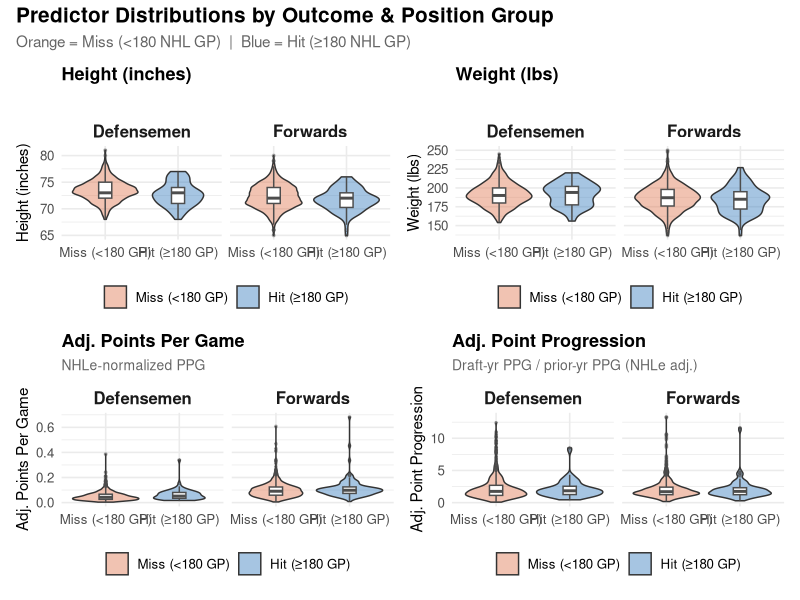
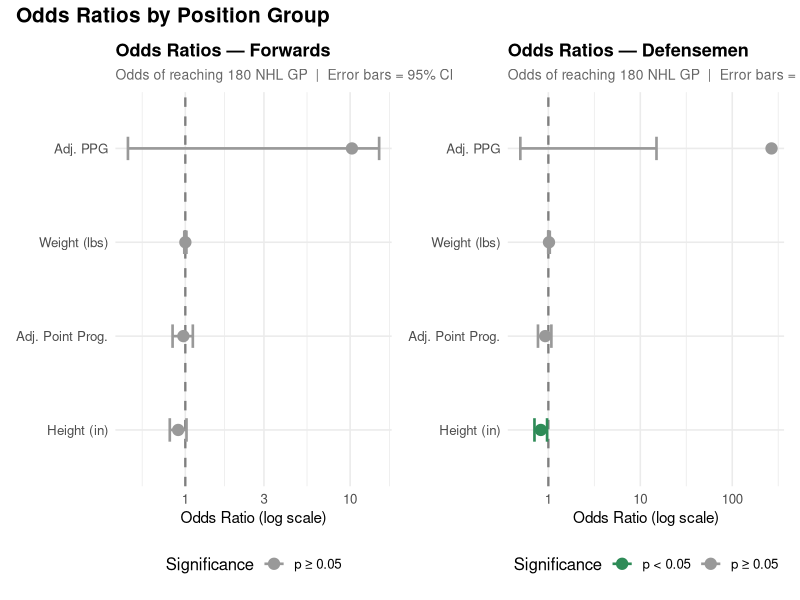
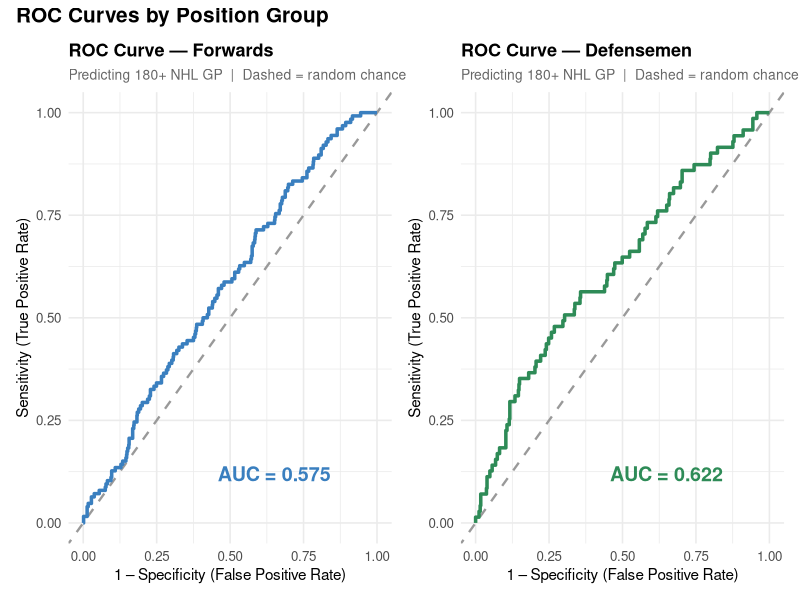
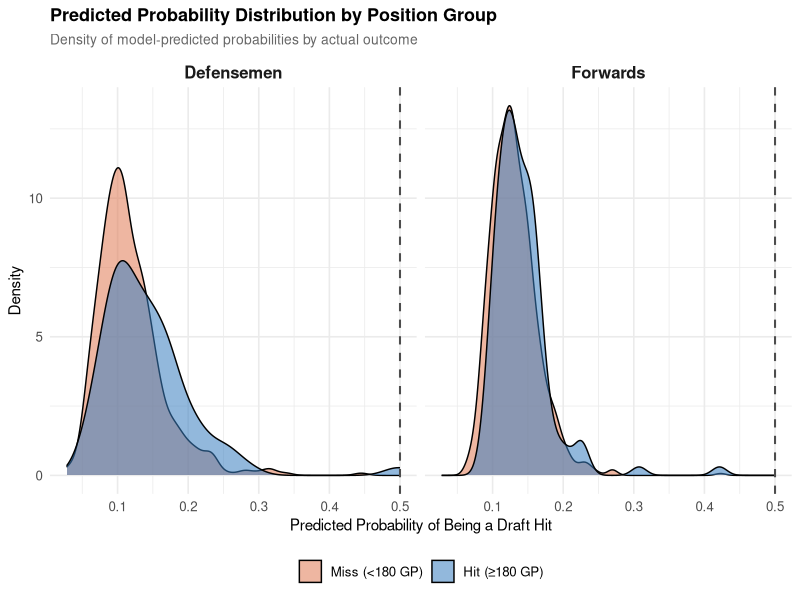
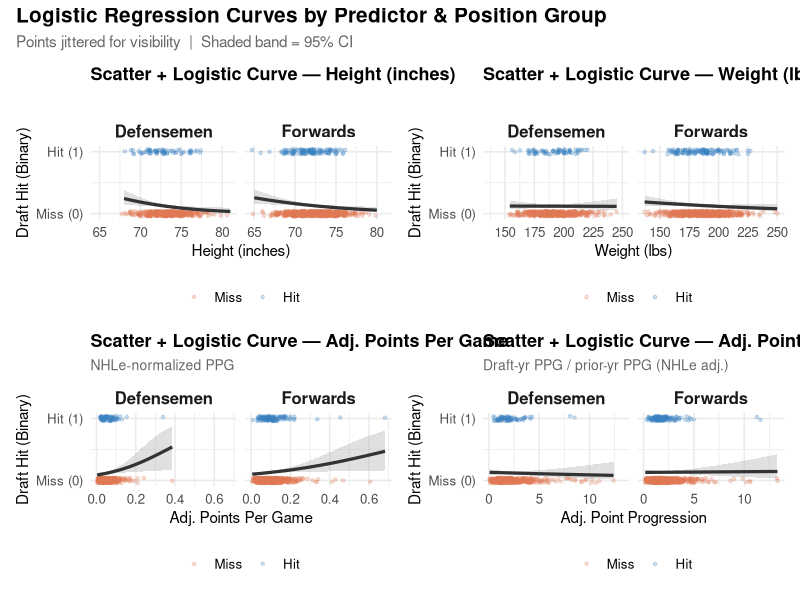

These figures' R source, in order:
# ============================================================
# NHL Late-Round Draft Success — Analysis by Position Group
# Forwards (C, LW, RW, W, F, C/LW, C/RW) vs. Defensemen (D)
# Josh Hutchings | University of Mississippi
# ============================================================

# --- 0. Packages --------------------------------------------
packages <- c("readxl", "dplyr", "ggplot2", "pROC", "broom",
              "car", "patchwork")
installed <- rownames(installed.packages())
for (p in packages) {
  if (!p %in% installed) install.packages(p, repos = "https://cloud.r-project.org")
}
invisible(lapply(packages, library, character.only = TRUE))

dir.create("output", showWarnings = FALSE)

# --- 1. Load & clean ----------------------------------------
df_raw <- read_excel("data/OMG_Final_Data.xlsx", sheet = "Sheet1")

df <- df_raw %>%
  rename(
    Position       = Pos,
    Height         = `Height (inches)`,
    Weight         = `Weight (lbs)`,
    Draft_Hit_Raw  = `DRAFT_HIT?`,
    PPG_ADJ        = PRE_PPG_ADJ,
    POINT_PROG_ADJ = PRE_POINT_PROG_ADJ
  ) %>%
  mutate(
    DRAFT_HIT = ifelse(Draft_Hit_Raw == "Yes", 1, 0),
    # Group positions: D = defensemen, F = all forwards
    POS_GROUP = case_when(
      Position == "D"              ~ "Defensemen",
      Position %in% c("C", "LW", "RW", "W", "F", "C/LW", "C/RW") ~ "Forwards",
      TRUE ~ NA_character_
    )
  ) %>%
  filter(!is.na(DRAFT_HIT), !is.na(POS_GROUP))

model_vars <- c("Height", "Weight", "PPG_ADJ", "POINT_PROG_ADJ")

df_model <- df %>%
  select(all_of(model_vars), DRAFT_HIT, POS_GROUP) %>%
  filter(complete.cases(.)) %>%
  filter(PPG_ADJ > 0)   # remove zero-stat players (complete separation)

cat("\n=== Sample Breakdown by Position Group ===\n")
df_model %>%
  group_by(POS_GROUP) %>%
  summarise(
    N        = n(),
    Hits     = sum(DRAFT_HIT),
    Hit_Rate = paste0(round(mean(DRAFT_HIT) * 100, 1), "%")
  ) %>%
  print()

# --- 2. Helper functions ------------------------------------

run_model <- function(data, group_name) {
  cat("\n\n============================================================\n")
  cat("  GROUP:", group_name, "\n")
  cat("============================================================\n")

  formula <- DRAFT_HIT ~ Height + Weight + PPG_ADJ + POINT_PROG_ADJ
  model   <- glm(formula, data = data, family = binomial(link = "logit"))

  cat("\n--- Logistic Regression Summary ---\n")
  print(summary(model))

  or_table <- tidy(model, exponentiate = TRUE, conf.int = TRUE) %>%
    mutate(across(where(is.numeric), ~round(.x, 4)))

  cat("\n--- Odds Ratios (95% CI) ---\n")
  print(or_table)

  null_model    <- glm(DRAFT_HIT ~ 1, data = data, family = binomial)
  mcfadden_r2   <- as.numeric(1 - (logLik(model) / logLik(null_model)))
  n             <- nrow(data)
  nagelkerke_r2 <- (1 - exp((deviance(model) - deviance(null_model)) / n)) /
                   (1 - exp(-deviance(null_model) / n))

  data$pred_prob <- predict(model, type = "response")

  hl_groups <- data %>%
    mutate(decile = ntile(pred_prob, 10)) %>%
    group_by(decile) %>%
    summarise(obs_hits = sum(DRAFT_HIT), exp_hits = sum(pred_prob),
              obs_miss = n() - obs_hits,  exp_miss = n() - exp_hits)
  hl_stat <- sum((hl_groups$obs_hits - hl_groups$exp_hits)^2 / hl_groups$exp_hits +
                 (hl_groups$obs_miss - hl_groups$exp_miss)^2 / hl_groups$exp_miss)
  hl_p    <- pchisq(hl_stat, df = 8, lower.tail = FALSE)

  roc_obj <- roc(data$DRAFT_HIT, data$pred_prob, quiet = TRUE)

  cat("\n--- Model Fit ---\n")
  cat("N:", n, "| Hits:", sum(data$DRAFT_HIT),
      sprintf("(%.1f%%)\n", mean(data$DRAFT_HIT) * 100))
  cat("McFadden R²    :", round(mcfadden_r2, 4), "\n")
  cat("Nagelkerke R²  :", round(nagelkerke_r2, 4), "\n")
  cat("AUC            :", round(auc(roc_obj), 4), "\n")
  cat("Hosmer-Lemeshow: Chi-sq =", round(hl_stat, 3),
      "| p =", round(hl_p, 4), "\n")

  cat("\n--- VIF ---\n")
  print(round(vif(model), 3))

  cat("\n--- Results Table ---\n")
  results_tbl <- or_table %>%
    filter(term != "(Intercept)") %>%
    transmute(
      Variable = case_when(
        term == "Height"         ~ "Height (in)",
        term == "Weight"         ~ "Weight (lbs)",
        term == "PPG_ADJ"        ~ "Adj. PPG",
        term == "POINT_PROG_ADJ" ~ "Adj. Point Progression",
        TRUE                     ~ term
      ),
      `B (log-OR)` = round(log(estimate), 4),
      OR            = round(estimate, 4),
      `95% CI Low`  = round(conf.low, 4),
      `95% CI High` = round(conf.high, 4),
      `p-value`     = round(p.value, 4),
      Sig           = case_when(
        p.value < 0.001 ~ "***",
        p.value < 0.01  ~ "**",
        p.value < 0.05  ~ "*",
        p.value < 0.10  ~ ".",
        TRUE            ~ ""
      )
    )
  print(results_tbl, row.names = FALSE)

  list(model = model, or_table = or_table, roc_obj = roc_obj,
       data = data, nagelkerke = nagelkerke_r2, auc = auc(roc_obj))
}

# --- 3. Run models ------------------------------------------
df_fwd <- df_model %>% filter(POS_GROUP == "Forwards")
df_def <- df_model %>% filter(POS_GROUP == "Defensemen")

res_fwd <- run_model(df_fwd, "FORWARDS")
res_def <- run_model(df_def, "DEFENSEMEN")

# --- 4. Plots -----------------------------------------------
theme_nhl <- theme_minimal(base_size = 12) +
  theme(plot.title      = element_text(face = "bold", size = 13),
        plot.subtitle   = element_text(size = 10, color = "gray40"),
        axis.title      = element_text(size = 11),
        legend.position = "bottom",
        strip.text      = element_text(face = "bold", size = 12))

fwd_color <- "#3A7FBF"
def_color <- "#2E8B57"
miss_color <- "#E07B54"

# Combine both groups for faceted plots
df_plot <- bind_rows(
  res_fwd$data %>% mutate(Group = "Forwards"),
  res_def$data %>% mutate(Group = "Defensemen")
) %>%
  mutate(Hit_Label = factor(DRAFT_HIT, levels = c(0,1),
                            labels = c("Miss (<180 GP)", "Hit (\u2265180 GP)")))

# 4a. Predictor distribution violin plots (faceted by position group)
vbox_facet <- function(var, title, subtitle = "") {
  ggplot(df_plot, aes(x = Hit_Label, y = .data[[var]], fill = Hit_Label)) +
    geom_violin(alpha = 0.45, trim = TRUE) +
    geom_boxplot(width = 0.18, outlier.size = 0.7, outlier.alpha = 0.35,
                 fill = "white", color = "gray30") +
    scale_fill_manual(values = c("Miss (<180 GP)" = miss_color,
                                 "Hit (\u2265180 GP)"  = fwd_color)) +
    facet_wrap(~Group) +
    labs(title = title, subtitle = subtitle,
         x = NULL, y = title, fill = NULL) +
    theme_nhl
}

p_ht   <- vbox_facet("Height",        "Height (inches)")
p_wt   <- vbox_facet("Weight",        "Weight (lbs)")
p_ppg  <- vbox_facet("PPG_ADJ",       "Adj. Points Per Game", "NHLe-normalized PPG")
p_prog <- vbox_facet("POINT_PROG_ADJ","Adj. Point Progression",
                     "Draft-yr PPG / prior-yr PPG (NHLe adj.)")

grid_dist <- (p_ht | p_wt) / (p_ppg | p_prog) +
  plot_annotation(
    title    = "Predictor Distributions by Outcome & Position Group",
    subtitle = "Orange = Miss (<180 NHL GP)  |  Blue = Hit (\u2265180 NHL GP)",
    theme    = theme(plot.title    = element_text(face = "bold", size = 15),
                     plot.subtitle = element_text(size = 11, color = "gray40"))
  )
ggsave("output/plot_01_distributions_by_position.png", grid_dist,
       width = 14, height = 10, dpi = 150)
cat("\nSaved: output/plot_01_distributions_by_position.png\n")

# 4b. Odds ratio forest plots — side by side
make_or_plot <- function(or_table, group_name, color) {
  or_table %>%
    filter(term != "(Intercept)") %>%
    mutate(
      term = case_when(
        term == "Height"         ~ "Height (in)",
        term == "Weight"         ~ "Weight (lbs)",
        term == "PPG_ADJ"        ~ "Adj. PPG",
        term == "POINT_PROG_ADJ" ~ "Adj. Point Prog.",
        TRUE                     ~ term
      ),
      sig       = ifelse(p.value < 0.05, "p < 0.05", "p \u2265 0.05"),
      conf.low  = pmax(conf.low,  0.01),
      conf.high = pmin(conf.high, 15)
    ) %>%
    filter(is.finite(estimate)) %>%
    ggplot(aes(x = estimate, y = reorder(term, estimate), color = sig)) +
    geom_vline(xintercept = 1, linetype = "dashed",
               color = "gray50", linewidth = 0.8) +
    geom_errorbar(aes(xmin = conf.low, xmax = conf.high),
                  width = 0.25, linewidth = 0.9, orientation = "y") +
    geom_point(size = 3.5) +
    scale_color_manual(values = c("p < 0.05" = color,
                                  "p \u2265 0.05" = "#999999")) +
    scale_x_log10() +
    labs(title    = paste("Odds Ratios \u2014", group_name),
         subtitle = "Odds of reaching 180 NHL GP  |  Error bars = 95% CI",
         x        = "Odds Ratio (log scale)",
         y        = NULL,
         color    = "Significance") +
    theme_nhl
}

p_or_fwd <- make_or_plot(res_fwd$or_table, "Forwards",   fwd_color)
p_or_def <- make_or_plot(res_def$or_table, "Defensemen", def_color)

grid_or <- (p_or_fwd | p_or_def) +
  plot_annotation(title = "Odds Ratios by Position Group",
                  theme = theme(plot.title = element_text(face = "bold", size = 15)))
ggsave("output/plot_02_odds_ratios_by_position.png", grid_or,
       width = 14, height = 6, dpi = 150)
cat("Saved: output/plot_02_odds_ratios_by_position.png\n")

# 4c. ROC curves — side by side
make_roc_plot <- function(roc_obj, group_name, color) {
  roc_df <- data.frame(fpr = 1 - rev(roc_obj$specificities),
                       tpr = rev(roc_obj$sensitivities))
  ggplot(roc_df, aes(x = fpr, y = tpr)) +
    geom_abline(slope = 1, intercept = 0, linetype = "dashed",
                color = "gray60", linewidth = 0.8) +
    geom_line(color = color, linewidth = 1.2) +
    annotate("text", x = 0.65, y = 0.12,
             label = paste0("AUC = ", round(auc(roc_obj), 3)),
             size = 5, fontface = "bold", color = color) +
    labs(title    = paste("ROC Curve \u2014", group_name),
         subtitle = "Predicting 180+ NHL GP  |  Dashed = random chance",
         x        = "1 \u2013 Specificity (False Positive Rate)",
         y        = "Sensitivity (True Positive Rate)") +
    theme_nhl
}

p_roc_fwd <- make_roc_plot(res_fwd$roc_obj, "Forwards",   fwd_color)
p_roc_def <- make_roc_plot(res_def$roc_obj, "Defensemen", def_color)

grid_roc <- (p_roc_fwd | p_roc_def) +
  plot_annotation(title = "ROC Curves by Position Group",
                  theme = theme(plot.title = element_text(face = "bold", size = 15)))
ggsave("output/plot_03_roc_by_position.png", grid_roc,
       width = 12, height = 6, dpi = 150)
cat("Saved: output/plot_03_roc_by_position.png\n")

# 4d. Predicted probability density — faceted
df_dens <- bind_rows(
  res_fwd$data %>% mutate(Group = "Forwards"),
  res_def$data %>% mutate(Group = "Defensemen")
)

p_density <- ggplot(df_dens, aes(x = pred_prob, fill = factor(DRAFT_HIT))) +
  geom_density(alpha = 0.55) +
  geom_vline(xintercept = 0.5, linetype = "dashed",
             color = "gray30", linewidth = 0.7) +
  scale_fill_manual(values = c("0" = miss_color, "1" = fwd_color),
                    labels  = c("Miss (<180 GP)", "Hit (\u2265180 GP)")) +
  facet_wrap(~Group) +
  labs(title    = "Predicted Probability Distribution by Position Group",
       subtitle = "Density of model-predicted probabilities by actual outcome",
       x        = "Predicted Probability of Being a Draft Hit",
       y        = "Density", fill = NULL) +
  theme_nhl
ggsave("output/plot_04_prob_density_by_position.png", p_density,
       width = 12, height = 5, dpi = 150)
cat("Saved: output/plot_04_prob_density_by_position.png\n")

# 4e. Scatter plots with logistic regression curve
#     One per predictor, faceted by position group
make_scatter <- function(var, xlab, subtitle = "") {
  df_s <- bind_rows(
    res_fwd$data %>% mutate(Group = "Forwards"),
    res_def$data %>% mutate(Group = "Defensemen")
  )
  ggplot(df_s, aes(x = .data[[var]], y = DRAFT_HIT)) +
    geom_jitter(aes(color = factor(DRAFT_HIT)),
                height = 0.04, alpha = 0.25, size = 0.9) +
    geom_smooth(method  = "glm",
                method.args = list(family = binomial),
                color   = "gray20",
                fill    = "gray70",
                linewidth = 1.1,
                se      = TRUE) +
    scale_color_manual(values = c("0" = miss_color, "1" = fwd_color),
                       labels  = c("Miss", "Hit"),
                       name    = NULL) +
    scale_y_continuous(breaks = c(0, 1),
                       labels = c("Miss (0)", "Hit (1)")) +
    facet_wrap(~Group) +
    labs(title    = paste("Scatter + Logistic Curve \u2014", xlab),
         subtitle = subtitle,
         x        = xlab,
         y        = "Draft Hit (Binary)") +
    theme_nhl
}

p_s_ht   <- make_scatter("Height",        "Height (inches)")
p_s_wt   <- make_scatter("Weight",        "Weight (lbs)")
p_s_ppg  <- make_scatter("PPG_ADJ",       "Adj. Points Per Game",
                         "NHLe-normalized PPG")
p_s_prog <- make_scatter("POINT_PROG_ADJ","Adj. Point Progression",
                         "Draft-yr PPG / prior-yr PPG (NHLe adj.)")

grid_scatter <- (p_s_ht | p_s_wt) / (p_s_ppg | p_s_prog) +
  plot_annotation(
    title    = "Logistic Regression Curves by Predictor & Position Group",
    subtitle = "Points jittered for visibility  |  Shaded band = 95% CI",
    theme    = theme(plot.title    = element_text(face = "bold", size = 15),
                     plot.subtitle = element_text(size = 11, color = "gray40"))
  )
ggsave("output/plot_05_scatter_logistic_curves.png", grid_scatter,
       width = 14, height = 10, dpi = 150)
cat("Saved: output/plot_05_scatter_logistic_curves.png\n")

cat("\nAll done. Five plots saved to output/.\n")
